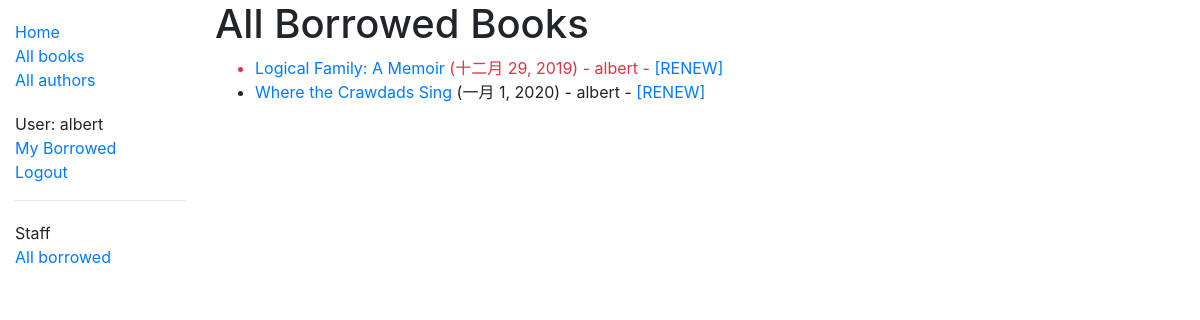
The page /catalog/borrowed/ (signed in) on the database as committed earlier.
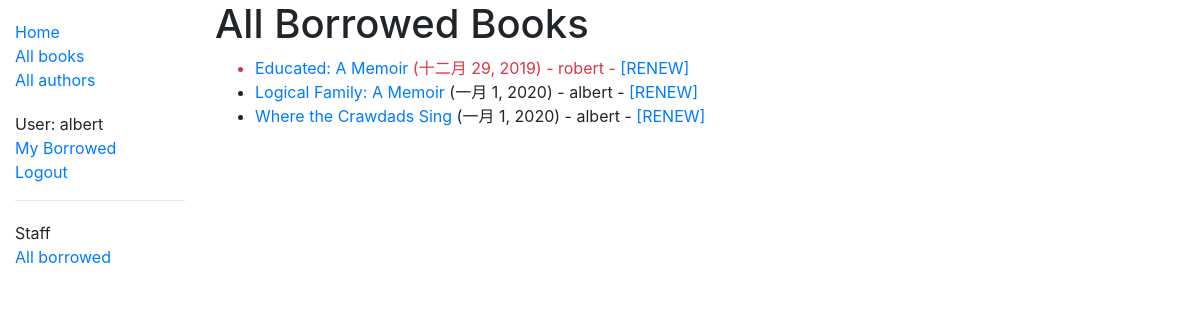
The same page on the database as committed later.
### catalog/models.py (models this page shows, shortened)
class BookInstance(models.Model):
    id = models.UUIDField('ID', primary_key=True, default=uuid.uuid4,
                          help_text='Unique ID for this particular book across whole library')
    book = models.ForeignKey(Book, verbose_name='书籍', on_delete=models.SET_NULL, null=True)
    imprint = models.CharField('出版商名称', max_length=200)
    due_back = models.DateField('归还日期', null=True, blank=True)
    borrower = models.ForeignKey(User, verbose_name='出借人', on_delete=models.SET_NULL, null=True, blank=True)
    LOAN_STATUS = (
        ('m', 'Maintenance'),
        ('o', 'On loan'),
        ('a', 'Available'),
        ('r', 'Reserved'),
    )
    status = models.CharField('状态', max_length=1, choices=LOAN_STATUS, blank=True, default='m',
                              help_text='Book availability',)
    class Meta:
        ordering = ['due_back']
        verbose_name = '藏书'
        verbose_name_plural = verbose_name
        permissions = (("can_mark_returned", "Set book as returned"),)
    @property
    def is_overdue(self):
        if self.due_back and date.today() > self.due_back:
            return True
        return False

class Book(models.Model):
    title = models.CharField('书名', max_length=200)
    author = models.ForeignKey(Author, verbose_name='作者',
                               on_delete=models.SET_NULL, null=True)
    summary = models.TextField('摘要', max_length=1000,
                               help_text='Enter a brief description of the book')
    isbn = models.CharField('ISBN', max_length=13,
                            help_text='13 Character <a href="https://www.isbn-international.org/content/what-isbn">ISBN number</a>')
    genre = models.ManyToManyField(Genre, verbose_name='分类',
                                   help_text='Select a genre for this book')
    language = models.ForeignKey(Language, verbose_name='语言', on_delete=models.SET_NULL, null=True)
    class Meta:
        verbose_name = '书籍'
        verbose_name_plural = verbose_name
    def display_genre(self):
        return ', '.join(genre.name for genre in self.genre.all()[:3])
    display_genre.short_description = '所有分类'

### catalog/views.py (the view)
# urls.py: path('borrowed/', views.LoanedBooksAllListView.as_view(), name='all-borrowed'),
class LoanedBooksAllListView(PermissionRequiredMixin, generic.ListView):
    model = BookInstance
    template_name = 'catalog/bookinstance_list_borrowed_all.html'
    paginate_by = 5
    permission_required = 'catalog.can_mark_returned'
    def get_queryset(self):
        return BookInstance.objects.filter(status__exact='o').order_by('due_back')

### catalog/templates/catalog/bookinstance_list_borrowed_all.html
{% extends "base_generic.html" %}
{% block content %}
    <h1>All Borrowed Books</h1>
    {% if bookinstance_list %}
    <ul>
      {% for bookinst in bookinstance_list %}
      <li class="{% if bookinst.is_overdue %}text-danger{% endif %}">
        <a href="{% url 'catalog:book-detail' bookinst.book.pk %}">{{ bookinst.book.title }}</a> ({{ bookinst.due_back }}) {% if user.is_staff %}- {{ bookinst.borrower }}{% endif %} {% if perms.catalog.can_mark_returned %}- <a href="{% url 'catalog:renew-book-librarian' bookinst.id %}">[RENEW]</a>  {% endif %}
      </li>
      {% endfor %}
    </ul>
    {% else %}
      <p>There are no books borrowed.</p>
    {% endif %}
{% endblock %}

Rows that differ between the two databases and show on the page:
now on this page (row edited): BookInstance: book "Educated: A Memoir", due_back "十二月 29, 2019", borrower "robert"
changed BookInstance "Logical Family: A Memoir": due_back "十二月 29, 2019" → "一月 1, 2020"
